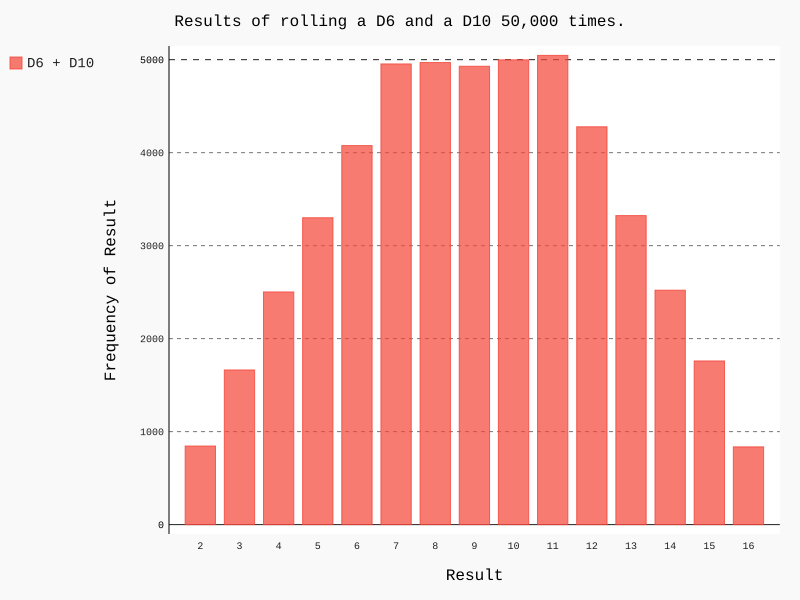

Write the Python code that produced this figure.
import pygal

from die import Die

# 创建一个D6骰子和一个D10骰子
die_1 = Die()
die_2 = Die(10)

# 投掷几次骰子，并将结果存储在一个列表中
results = []
for roll_num in range(50000):
    result = die_1.roll() + die_2.roll()
    results.append(result)

# 分析结果
frequencies = []
max_result = die_1.num_sides + die_2.num_sides
for value in range(2, max_result+1):
    frequency = results.count(value)
    frequencies.append(frequency)

# 对结果进行可视化
hist = pygal.Bar()
hist.title = 'Results of rolling a D6 and a D10 50,000 times.'
hist.x_labels = ['2', '3', '4', '5', '6', '7', '8', '9', '10', '11', '12',
    '13', '14', '15', '16']
hist.x_title = 'Result'
hist.y_title = 'Frequency of Result'

hist.add('D6 + D10', frequencies)
hist.render_to_file('different_dice.svg')
